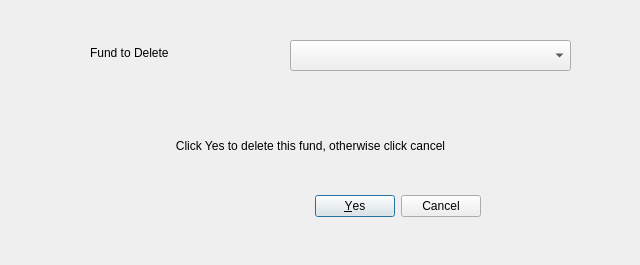
<?xml version="1.0" encoding="UTF-8"?>
<ui version="4.0">
 <class>FundDeleteDialog</class>
 <widget class="QDialog" name="FundDeleteDialog">
  <property name="geometry">
   <rect>
    <x>0</x>
    <y>0</y>
    <width>640</width>
    <height>265</height>
   </rect>
  </property>
  <property name="windowTitle">
   <string>Delete Fund</string>
  </property>
  <widget class="QDialogButtonBox" name="buttonBox">
   <property name="geometry">
    <rect>
     <x>-140</x>
     <y>190</y>
     <width>621</width>
     <height>32</height>
    </rect>
   </property>
   <property name="orientation">
    <enum>Qt::Horizontal</enum>
   </property>
   <property name="standardButtons">
    <set>QDialogButtonBox::Cancel|QDialogButtonBox::Yes</set>
   </property>
  </widget>
  <widget class="QComboBox" name="fund_to_delete">
   <property name="geometry">
    <rect>
     <x>290</x>
     <y>40</y>
     <width>281</width>
     <height>31</height>
    </rect>
   </property>
  </widget>
  <widget class="QLabel" name="label">
   <property name="geometry">
    <rect>
     <x>90</x>
     <y>40</y>
     <width>161</width>
     <height>25</height>
    </rect>
   </property>
   <property name="text">
    <string>Fund to Delete</string>
   </property>
  </widget>
  <widget class="QLabel" name="label_2">
   <property name="geometry">
    <rect>
     <x>150</x>
     <y>110</y>
     <width>321</width>
     <height>71</height>
    </rect>
   </property>
   <property name="text">
    <string>Click Yes to delete this fund, otherwise click cancel</string>
   </property>
   <property name="alignment">
    <set>Qt::AlignCenter</set>
   </property>
   <property name="wordWrap">
    <bool>true</bool>
   </property>
  </widget>
 </widget>
 <resources/>
 <connections>
  <connection>
   <sender>buttonBox</sender>
   <signal>rejected()</signal>
   <receiver>FundDeleteDialog</receiver>
   <slot>reject()</slot>
   <hints>
    <hint type="sourcelabel">
     <x>316</x>
     <y>260</y>
    </hint>
    <hint type="destinationlabel">
     <x>286</x>
     <y>274</y>
    </hint>
   </hints>
  </connection>
  <connection>
   <sender>buttonBox</sender>
   <signal>accepted()</signal>
   <receiver>FundDeleteDialog</receiver>
   <slot>accept()</slot>
   <hints>
    <hint type="sourcelabel">
     <x>248</x>
     <y>254</y>
    </hint>
    <hint type="destinationlabel">
     <x>157</x>
     <y>274</y>
    </hint>
   </hints>
  </connection>
 </connections>
</ui>
